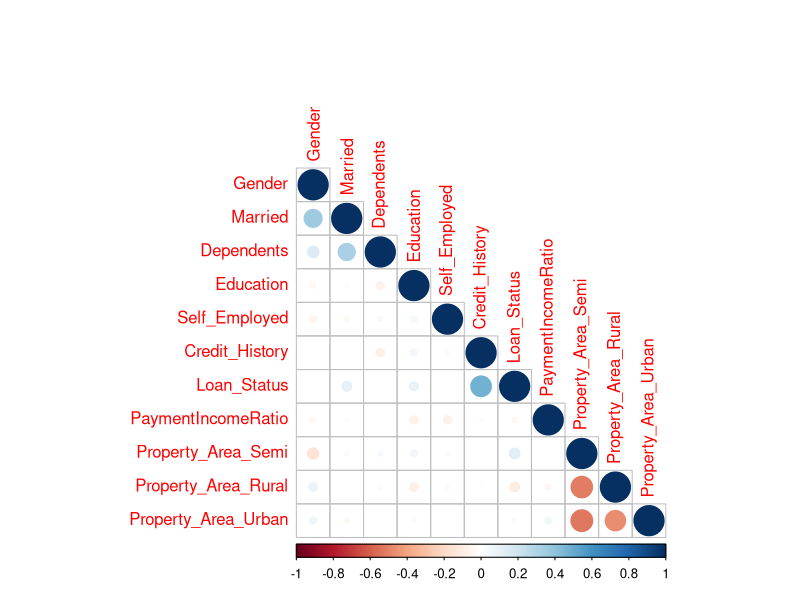

Recreate this plot in R. (Note: this script raises an error after producing the figure.)
## ---- chunk 1
library(dplyr)
data <- readr::read_csv("train.csv")
glimpse(data)
## ---- chunk 2
library(skimr)
skim(data)
## ---- chunk 3
library(rsample)

data_xplit <- initial_split(data, strata = Loan_Status)

data_train <- training(data_xplit)
data_test <- testing(data_xplit)

## ---- chunk 4
library(mice)

data_train1 <- data_train %>% 
  mutate(Gender = factor(Gender),
         Married = factor(Married),
         Education = factor(Education),
         Self_Employed = factor(Self_Employed),
         Property_Area = factor(Property_Area)) %>% 
  select(-Loan_ID) %>% 
  mice(m=2, maxit = 2, method = 'cart', seed = 500) %>% 
  complete(1)

colSums(is.na(data_train1))
## ---- chunk 5
monthly_payment <- function(loan_amount, loan_amount_term){
  r <- 0.005
  monthly_payment <- (loan_amount/(((1+r)^loan_amount_term)-1))*(((1+r)^loan_amount_term)*r)
  return(monthly_payment)
}
## ---- chunk 6
data_train2 <- data_train1 %>% 
  mutate(LoanAmount = LoanAmount*1000,
         CombinedIncome = ApplicantIncome + CoapplicantIncome) %>% 
  select(-ApplicantIncome, -CoapplicantIncome) %>% 
  mutate(MonthlyPayment = monthly_payment(LoanAmount, Loan_Amount_Term),
         PaymentIncomeRatio = MonthlyPayment/CombinedIncome)
glimpse(data_train2)
## ---- chunk 7
data_train3 <- data_train2 %>% 
  mutate(Gender = if_else(Gender == "Male", 1, 0),
         Married = if_else(Married == "Yes", 1, 0),
         Education = if_else(Education == "Graduate", 1, 0),
         Self_Employed = if_else(Self_Employed == "Yes", 1, 0),
         Credit_History = as.numeric(as.character(Credit_History)),
         Property_Area_Semi = if_else(Property_Area == "Semiurban", 1, 0),
         Property_Area_Rural = if_else(Property_Area == "Rural", 1, 0),
         Property_Area_Urban = if_else(Property_Area == "Urban", 1, 0),
         Loan_Status = if_else(Loan_Status == "Y", 1, 0)) %>% 
  select(-Property_Area)
data_train3 %>% glimpse()
## ---- chunk 8
data_train4 <- scale(data_train3) %>% as_tibble()
glimpse(data_train4)
## ---- chunk 9
library(corrplot)
data_train4 %>% 
  select(-LoanAmount, -Loan_Amount_Term, -CombinedIncome, -MonthlyPayment) %>% 
  cor() %>% 
  corrplot(type = "lower")
## ---- chunk 10
# Library for imputation
library(mice) 

# Function to add monthly income column
monthly_payment <- function(loan_amount, loan_amount_term){
  r <- 0.005
  monthly_payment <- (loan_amount/(((1+r)^loan_amount_term)-1))*(((1+r)^loan_amount_term)*r)
  return(monthly_payment)
} 

# Pre-processing pipeline 

data_train_pipelined <- data_train %>%
  mutate(Gender = factor(Gender),
         Married = factor(Married),
         Education = factor(Education),
         Self_Employed = factor(Self_Employed),
         Property_Area = factor(Property_Area)) %>% 
  select(-Loan_ID) %>% 
  mice(m=2, maxit = 2, method = 'cart', seed = 500) %>% 
  complete(1) %>% 
  mutate(LoanAmount = LoanAmount*1000,
         CombinedIncome = ApplicantIncome + CoapplicantIncome) %>% 
  select(-ApplicantIncome, -CoapplicantIncome) %>% 
  mutate(MonthlyPayment = monthly_payment(LoanAmount, Loan_Amount_Term),
         PaymentIncomeRatio = MonthlyPayment/CombinedIncome) %>% 
  mutate(Gender = if_else(Gender == "Male", 1, 0),
         Married = if_else(Married == "Yes", 1, 0),
         Education = if_else(Education == "Graduate", 1, 0),
         Self_Employed = if_else(Self_Employed == "Yes", 1, 0),
         Credit_History = as.numeric(as.character(Credit_History)),
         Property_Area_Semi = if_else(Property_Area == "Semiurban", 1, 0),
         Property_Area_Rural = if_else(Property_Area == "Rural", 1, 0),
         Property_Area_Urban = if_else(Property_Area == "Urban", 1, 0),
         Loan_Status = if_else(Loan_Status == "Y", 1, 0)) %>% 
  select(-Property_Area) %>% 
  scale() %>% 
  as_tibble()
  
glimpse(data_train_pipelined)
skim(data_train_pipelined)
## ---- chunk 11
waldo::compare(data_train_pipelined, data_train4)
## ---- chunk 12
library(recipes)

data_train %>% 
  recipe() %>% 
    step_mutate(Credit_History = case_when(
      Credit_History == 1 ~ "Yes",
      Credit_History == 0 ~ "No",
      is.na(Credit_History) ~ "NoHistory")) %>% 
    step_mutate(Gender = factor(Gender),
                Married = factor(Married),
                Education  = factor(Education),
                Self_Employed = factor(Self_Employed),
                Property_Area = factor(Property_Area),
                Credit_History  = factor(Credit_History)) %>% 
    step_impute_mode(Gender, Married, Self_Employed) %>% 
    step_impute_median(LoanAmount, Dependents, Loan_Amount_Term) %>% 
    step_mutate(CombinedIncome = ApplicantIncome + CoapplicantIncome,
                MonthlyPayment  = LoanAmount*1000/Loan_Amount_Term,
                PaymentIncomeRatio = MonthlyPayment/CombinedIncome) %>% 
    step_select(-Loan_ID) %>% 
    step_dummy(Gender, Married, Education, 
               Self_Employed, Credit_History, Property_Area) %>% 
    step_normalize(everything()) %>% 
  prep()
## ---- chunk 13
data_train %>% 
  mutate(Credit_History = case_when(
    Credit_History == 1 ~ "Yes",
    Credit_History == 0 ~ "No",
    is.na(Credit_History) ~ "NoHistory")) %>% 
  mutate(Gender = if_else(is.na(Gender), "Male", Gender),
         Married = if_else(is.na(Married), "Yes", Married),
         Self_Employed = if_else(is.na(Self_Employed), "No", Self_Employed),
         LoanAmount = if_else(is.na(LoanAmount), median(LoanAmount, na.rm=T), LoanAmount),
         Dependents = if_else(is.na(Dependents), median(Dependents, na.rm=T), Dependents),
         Loan_Amount_Term = if_else(is.na(Loan_Amount_Term), median(Loan_Amount_Term, na.rm=T), Loan_Amount_Term),
         CombinedIncome = ApplicantIncome + CoapplicantIncome,
         MonthlyPayment  = LoanAmount*1000/Loan_Amount_Term,
         PaymentIncomeRatio = MonthlyPayment/CombinedIncome) %>% 
  mutate(Gender = if_else(Gender == "Male", 1, 0),
         Married = if_else(Married == "Yes", 1, 0),
         Education = if_else(Education == "Graduate", 1, 0),
         Self_Employed = if_else(Self_Employed == "Yes", 1, 0),
         Credit_History_Yes = if_else(Credit_History == "Yes", 1, 0),
         Credit_History_No = if_else(Credit_History == "No", 1, 0),
         Credit_History_NA = if_else(Credit_History == "NoHistory", 1, 0),
         Property_Area_Semi = if_else(Property_Area == "Semiurban", 1, 0),
         Property_Area_Rural = if_else(Property_Area == "Rural", 1, 0),
         Property_Area_Urban = if_else(Property_Area == "Urban", 1, 0),
         Loan_Status = if_else(Loan_Status == "Y", 1, 0)) %>% 
  select(-Loan_ID, -Credit_History, -Property_Area) %>% 
  scale() %>% 
  as_tibble()
  
  
